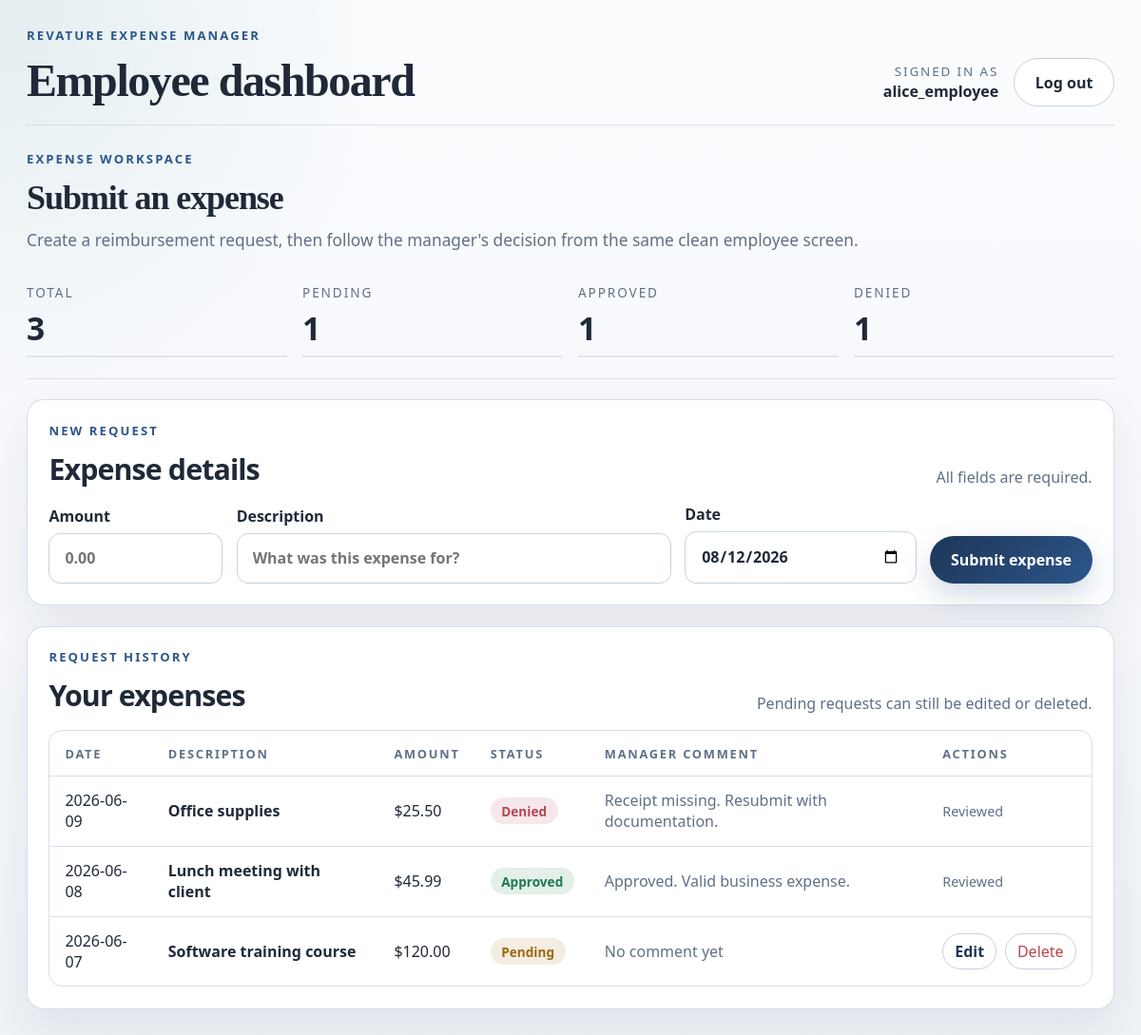
The app's page /dashboard (signed in) with its own data.
### tables this page shows
CREATE TABLE approvals (
    approval_id INTEGER PRIMARY KEY,
    expense_id INTEGER NOT NULL,
    status TEXT NOT NULL,
    reviewer INTEGER,
    comment TEXT,
    review_date TEXT,
    FOREIGN KEY (expense_id) REFERENCES expenses (expense_id)
);

CREATE TABLE expenses (
    expense_id INTEGER PRIMARY KEY,
    user_id INTEGER NOT NULL,
    amount REAL NOT NULL,
    exp_description TEXT NOT NULL,
    date TEXT NOT NULL,
    FOREIGN KEY (user_id) REFERENCES users (user_id)
);

### employee_app/app.py (the view)
@app.route("/dashboard")
@login_required
def dashboard():
    expenses = database.get_employee_expenses(session["user_id"])
    return render_template("dashboard.html", expenses=expenses, today=date.today().isoformat())

### employee_app/auth.py (called while the page is built)
def login_required(view):
    @wraps(view)
    def wrapped_view(*args, **kwargs):
        if "user_id" not in session:
            flash("Please log in to continue.")
            return redirect(url_for("login"))
        return view(*args, **kwargs)
    return wrapped_view

### employee_app/database.py (called while the page is built)
def get_connection():
        try:
                conn = sqlite3.connect(DB_PATH)
                conn.row_factory = sqlite3.Row
                return conn, conn.cursor()
        except sqlite3.Error as error:
                logger.exception("Failed to connect to database")
                raise RuntimeError(f"Failed to connect to database: {error}") from error

### employee_app/templates/dashboard.html (shortened to what this page needs)
{% extends "base.html" %}
{% block content %}
<section class="hero-strip">
    <div>
        <p class="eyebrow">Expense workspace</p>
        <h2>Submit an expense</h2>
        <p class="hero-copy">
            Create a reimbursement request, then follow the manager's decision from
            the same clean employee screen.
        </p>
    </div>
    <dl class="summary-rail">
        <div>
            <dt>Total</dt>
            <dd>{{ expenses | length }}</dd>
        </div>
        <div>
            <dt>Pending</dt>
            <dd>{{ expenses | selectattr('status', 'equalto', 'pending') | list | length }}</dd>
        </div>
        <div>
            <dt>Approved</dt>
            <dd>{{ expenses | selectattr('status', 'equalto', 'approved') | list | length }}</dd>
        </div>
        <div>
            <dt>Denied</dt>
            <dd>{{ expenses | selectattr('status', 'equalto', 'denied') | list | length }}</dd>
        </div>
    </dl>
</section>
<section class="surface submission-surface">
    <div class="section-header">
        <div>
            <p class="eyebrow">New request</p>
            <h3>Expense details</h3>
        </div>
        <p class="section-note">All fields are required.</p>
    </div>
    <form method="post" action="{{ url_for('submit_expense') }}" class="expense-form-grid">
        <label>
            Amount
            <input type="number" name="amount" step="0.01" min="0.01" placeholder="0.00" required>
        </label>
        <label class="description-field">
            Description
            <input type="text" name="description" placeholder="What was this expense for?" required>
        </label>
        <label>
            Date
            <input type="date" name="date" value="{{ today }}" required>
        </label>
        <button type="submit" class="button-primary submit-expense-button">Submit expense</button>
    </form>
</section>
<section class="surface">
    <div class="section-header">
        <div>
            <p class="eyebrow">Request history</p>
            <h3>Your expenses</h3>
        </div>
        <p class="section-note">Pending requests can still be edited or deleted.</p>
    </div>
    {% if expenses %}
    <div class="table-wrap">
        <table>
            <thead>
                <tr>
                    <th>Date</th>
                    <th>Description</th>
                    <th>Amount</th>
                    <th>Status</th>
                    <th>Manager comment</th>
                    <th>Actions</th>
                </tr>
            </thead>
            <tbody>
                {% for item in expenses %}
                <tr>
                    <td>{{ item.expense.date }}</td>
                    <td class="description-cell">{{ item.expense.description }}</td>
                    <td>${{ "%.2f"|format(item.expense.amount) }}</td>
                    <td class="status status-{{ item.status }}">
                        <span class="status-pill {{ item.status }}">{{ item.status }}</span>
                    </td>
                    <td class="comment-cell">{{ item.comment or "No comment yet" }}</td>
                    <td>
                        {% if item.status == "pending" %}
                        <div class="row-actions">
                            <a class="table-action" href="{{ url_for('edit_expense', expense_id=item.expense.expense_id) }}">Edit</a>
                            <form method="post" action="{{ url_for('delete_expense', expense_id=item.expense.expense_id) }}"
                                  onsubmit="return confirm('Delete this expense?');" class="inline-form">
                                <button type="submit" class="table-action danger-action">Delete</button>
                            </form>
                        </div>
                        {% else %}
                        <span class="action-unavailable">Reviewed</span>
                        {% endif %}
                    </td>
                </tr>
                {% endfor %}
            </tbody>
        </table>
    </div>
    {% else %}
    <div class="empty-state">
        <strong>No expenses submitted yet.</strong>
        <p>Your first request will appear here after you submit it.</p>
    </div>
    {% endif %}
</section>
{% endblock %}

### employee_app/templates/base.html (shortened to what this page needs)
<!doctype html>
<html lang="en">
<head>
    <link rel="stylesheet" href="{{ url_for('static', filename='style.css') }}">
</head>
<body class="{% block body_class %}employee-dashboard-page{% endblock %}">
    {% if session.get('user_id') %}
    <header class="topbar">
        <div class="brand-lockup">
            <p class="eyebrow">Revature Expense Manager</p>
            <h1>Employee dashboard</h1>
        </div>
        <div class="topbar-actions">
            <div class="session-copy">
                <span class="session-label">Signed in as</span>
                <strong>{{ session.get('username') }}</strong>
            </div>
            <a class="button-secondary" href="{{ url_for('logout') }}">Log out</a>
        </div>
    </header>
    {% endif %}
    <main class="{% block main_class %}workspace{% endblock %}">
        {% block content %}{% endblock %}
    </main>
</body>
</html>

### records on screen
approvals: expense "2026-06-09", expense.description "Office supplies", status "Denied", comment "Receipt missing. Resubmit with documentation.", shows "Reviewed"
expenses: expense.amount "25.50"
approvals: expense "2026-06-08", expense.description "Lunch meeting with client", status "Approved", comment "Approved. Valid business expense.", shows "Reviewed"
expenses: expense.amount "45.99"
approvals: expense "2026-06-07", expense.description "Software training course", status "Pending", comment "No comment yet"
expenses: expense.amount "120.00"

### other values on screen
{{ session.get('username') }} "alice_employee"
{{ expenses | length }} "3"
{{ expenses | selectattr('status', 'equalto', 'pending') | list | length }} "1"
{{ expenses | selectattr('status', 'equalto', 'approved') | list | length }} "1"
{{ expenses | selectattr('status', 'equalto', 'denied') | list | length }} "1"
